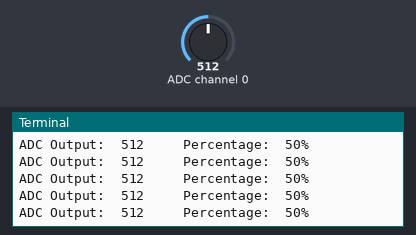
A program run on a simulated Raspberry Pi (BCM pin numbers). On the bench: the last lines printed to the terminal. The test bench sets the inputs (shaded band); at power-on: ADC channel 0 = 512 (analog values on the 0–1023 scale).

Above: at 1.2 s.
1.3 s: ADC channel 0 set to 0
At 1.31 s:
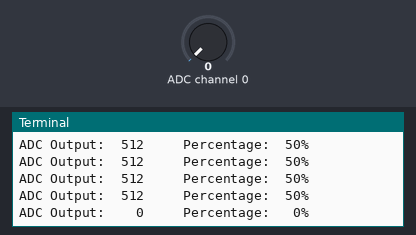
2.8 s: ADC channel 0 set to 17
At 2.82 s:
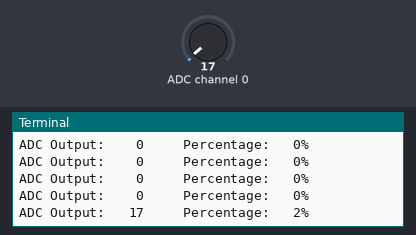
4.3 s: ADC channel 0 set to 1023
At 4.33 s:
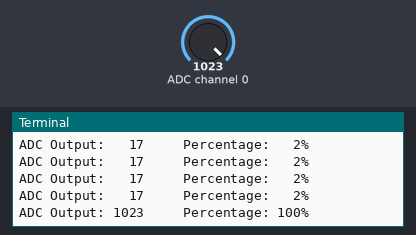

Measured:
- after the input at 1.3 s, the terminal: prints a new line at once (image 1)
- after the input at 2.8 s, the terminal: prints a new line at once (image 2)
- after the input at 4.3 s, the terminal: prints a new line at once (image 3)

The program:

Tut03_MCP3008.py
```python
#! /usr/bin/env python

# Python Code to communicate with MCP3008

#Import SpiDev wrapper and Sleep function from time
import spidev
from time import sleep

#Establish SPI Connection on Bus 0, Device 0
spi = spidev.SpiDev()
spi.open(0,0)

def get_adc(channel):
    #Check valid channel
    if((channel > 7) or (channel < 0)):
        return -1

    #Perform SPI transaction and store returned bits in 'r'
    r = spi.xfer([1, (8+channel)<<4, 0])

    #Filter data bits from returned bits
    adcout = ((r[1]&3) << 8) + r[2]
    percent = int(round(adcout/10.23))

    #Print 0-1023 and percentage
    print("ADC Output: {0:4d}     Percentage: {1:3d}%".format(adcout,percent))
    sleep(0.1)

while True:
    get_adc(0)
```
